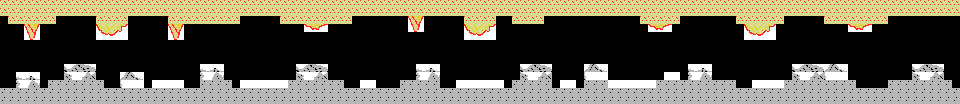

This game map was drawn from its Tiled (.tmx) file and the tilesets committed beside it. A one-line description and the full map source follow:
An orthogonal 120x13 tile map with 8x8 px tiles, 1 tile layer (Capa de patrones 1).

<map version="1.10" tiledversion="1.10.2" orientation="orthogonal" renderorder="right-down" width="120" height="13" tilewidth="8" tileheight="8" infinite="0" nextlayerid="2" nextobjectid="1">
 <tileset firstgid="1" source="tileset.tsx" />
 <layer id="1" name="Capa de patrones 1" width="120" height="13">
  <data encoding="csv">
65,65,65,65,65,65,65,65,65,65,65,65,65,65,65,65,65,65,65,65,65,65,65,65,65,65,65,65,65,65,65,65,65,65,65,65,65,65,65,65,65,65,65,65,65,65,65,65,65,65,65,65,65,65,65,65,65,65,65,65,65,65,65,65,65,65,65,65,65,65,65,65,65,65,65,65,65,65,65,65,65,65,65,65,65,65,65,65,65,65,65,65,65,65,65,65,65,65,65,65,65,65,65,65,65,65,65,65,65,65,65,65,65,65,65,65,65,65,65,65,
65,65,65,65,65,65,65,65,65,65,65,65,65,65,65,65,65,65,65,65,65,65,65,65,65,65,65,65,65,65,65,65,65,65,65,65,65,65,65,65,65,65,65,65,65,65,65,65,65,65,65,65,65,65,65,65,65,65,65,65,65,65,65,65,65,65,65,65,65,65,65,65,65,65,65,65,65,65,65,65,65,65,65,65,65,65,65,65,65,65,65,65,65,65,65,65,65,65,65,65,65,65,65,65,65,65,65,65,65,65,65,65,65,65,65,65,65,65,65,65,
0,65,65,65,65,65,65,0,0,0,0,0,65,65,65,65,0,0,0,0,0,65,65,65,65,65,65,65,65,65,0,0,0,0,0,65,65,65,65,65,65,65,65,65,0,0,0,0,0,0,0,16,17,0,0,0,0,0,65,65,65,65,0,0,65,65,65,65,0,0,0,0,0,0,0,0,0,0,0,0,65,65,65,65,65,0,0,0,0,0,0,0,65,65,65,65,65,65,0,0,0,0,0,65,65,65,65,65,65,65,65,0,0,0,0,0,0,0,0,0,
0,0,0,16,17,0,0,0,0,0,0,0,5,6,7,8,0,0,0,0,0,16,17,0,0,0,0,0,0,0,0,0,0,0,0,0,0,0,9,10,11,0,0,0,0,0,0,0,0,0,0,48,49,0,0,0,0,0,5,6,7,8,0,0,0,0,0,0,0,0,0,0,0,0,0,0,0,0,0,0,0,9,10,11,0,0,0,0,0,0,0,0,0,5,6,7,8,0,0,0,0,0,0,0,0,0,9,10,11,0,0,0,0,0,0,0,0,0,0,0,
0,0,0,48,49,0,0,0,0,0,0,0,37,38,39,40,0,0,0,0,0,48,49,0,0,0,0,0,0,0,0,0,0,0,0,0,0,0,0,0,0,0,0,0,0,0,0,0,0,0,0,0,0,0,0,0,0,0,37,38,39,40,0,0,0,0,0,0,0,0,0,0,0,0,0,0,0,0,0,0,0,0,0,0,0,0,0,0,0,0,0,0,0,37,38,39,40,0,0,0,0,0,0,0,0,0,0,0,0,0,0,0,0,0,0,0,0,0,0,0,
0,0,0,0,0,0,0,0,0,0,0,0,0,0,0,0,0,0,0,0,0,0,0,0,0,0,0,0,0,0,0,0,0,0,0,0,0,0,0,0,0,0,0,0,0,0,0,0,0,0,0,0,0,0,0,0,0,0,0,0,0,0,0,0,0,0,0,0,0,0,0,0,0,0,0,0,0,0,0,0,0,0,0,0,0,0,0,0,0,0,0,0,0,0,0,0,0,0,0,0,0,0,0,0,0,0,0,0,0,0,0,0,0,0,0,0,0,0,0,0,
0,0,0,0,0,0,0,0,0,0,0,0,0,0,0,0,0,0,0,0,0,0,0,0,0,0,0,0,0,0,0,0,0,0,0,0,0,0,0,0,0,0,0,0,0,0,0,0,0,0,0,0,0,0,0,0,0,0,0,0,0,0,0,0,0,0,0,0,0,0,0,0,0,0,0,0,0,0,0,0,0,0,0,0,0,0,0,0,0,0,0,0,0,0,0,0,0,0,0,0,0,0,0,0,0,0,0,0,0,0,0,0,0,0,0,0,0,0,0,0,
0,0,0,0,0,0,0,0,0,0,0,0,0,0,0,0,0,0,0,0,0,0,0,0,0,0,0,0,0,0,0,0,0,0,0,0,0,0,0,0,0,0,0,0,0,0,0,0,0,0,0,0,0,0,0,0,0,0,0,0,0,0,0,0,0,0,0,0,0,0,0,0,0,0,0,0,0,0,0,0,0,0,0,0,0,0,0,0,0,0,0,0,0,0,0,0,0,0,0,0,0,0,0,0,0,0,0,0,0,0,0,0,0,0,0,0,0,0,0,0,
0,0,0,0,0,0,0,0,87,88,89,90,0,0,0,0,0,0,0,0,0,0,0,0,0,91,92,93,0,0,0,0,0,0,0,0,0,87,88,89,90,0,0,0,0,0,0,0,0,0,0,0,91,92,93,0,0,0,0,0,0,0,0,0,0,87,88,89,90,0,0,0,0,94,95,96,0,0,0,0,0,0,0,0,0,0,91,92,93,0,0,0,0,0,0,0,0,0,0,87,88,89,90,94,95,96,0,0,0,0,0,0,0,0,87,88,89,90,0,0,
0,0,91,92,93,0,0,0,119,120,121,122,0,0,0,94,95,96,0,0,0,0,0,0,0,123,124,125,0,0,0,0,0,0,0,0,0,119,120,121,122,0,0,0,0,0,0,0,0,0,0,0,123,124,125,0,0,0,0,0,0,0,0,0,0,119,120,121,122,0,0,0,0,126,127,128,0,0,0,0,0,0,0,57,58,0,123,124,125,0,0,0,0,0,0,0,0,0,0,119,120,121,122,126,127,128,0,0,0,0,0,0,0,0,119,120,121,122,0,0,
0,0,123,124,125,0,113,113,113,113,113,113,113,0,0,126,127,128,0,57,58,57,58,0,0,113,113,113,113,0,50,51,52,53,54,55,113,113,113,113,113,113,113,0,0,57,58,0,0,0,113,113,113,113,113,0,0,50,51,52,53,54,55,0,113,113,113,113,113,0,57,58,0,113,113,113,50,51,52,53,54,55,113,113,113,113,113,113,113,113,113,113,0,0,59,60,61,62,113,113,113,113,113,113,113,113,113,0,0,0,0,113,113,113,113,113,113,113,113,0,
113,113,113,113,113,113,113,113,113,113,113,113,113,113,113,113,113,113,113,113,113,113,113,113,113,113,113,113,113,113,113,113,113,113,113,113,113,113,113,113,113,113,113,113,113,113,113,113,113,113,113,113,113,113,113,113,113,113,113,113,113,113,113,113,113,113,113,113,113,113,113,113,113,113,113,113,113,113,113,113,113,113,113,113,113,113,113,113,113,113,113,113,113,113,113,113,113,113,113,113,113,113,113,113,113,113,113,113,113,113,113,113,113,113,113,113,113,113,113,113,
113,113,113,113,113,113,113,113,113,113,113,113,113,113,113,113,113,113,113,113,113,113,113,113,113,113,113,113,113,113,113,113,113,113,113,113,113,113,113,113,113,113,113,113,113,113,113,113,113,113,113,113,113,113,113,113,113,113,113,113,113,113,113,113,113,113,113,113,113,113,113,113,113,113,113,113,113,113,113,113,113,113,113,113,113,113,113,113,113,113,113,113,113,113,113,113,113,113,113,113,113,113,113,113,113,113,113,113,113,113,113,113,113,113,113,113,113,113,113,113
</data>
 </layer>
</map>
